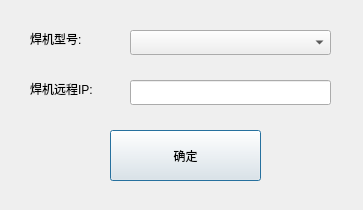
<?xml version="1.0" encoding="UTF-8"?>
<ui version="4.0">
 <class>weldsetDlg</class>
 <widget class="QDialog" name="weldsetDlg">
  <property name="geometry">
   <rect>
    <x>0</x>
    <y>0</y>
    <width>363</width>
    <height>210</height>
   </rect>
  </property>
  <property name="windowTitle">
   <string>Dialog</string>
  </property>
  <widget class="QComboBox" name="weld_model">
   <property name="geometry">
    <rect>
     <x>130</x>
     <y>30</y>
     <width>201</width>
     <height>25</height>
    </rect>
   </property>
  </widget>
  <widget class="QLabel" name="label_4">
   <property name="geometry">
    <rect>
     <x>30</x>
     <y>30</y>
     <width>81</width>
     <height>17</height>
    </rect>
   </property>
   <property name="text">
    <string>焊机型号:</string>
   </property>
  </widget>
  <widget class="QLabel" name="label_3">
   <property name="geometry">
    <rect>
     <x>30</x>
     <y>80</y>
     <width>91</width>
     <height>17</height>
    </rect>
   </property>
   <property name="text">
    <string>焊机远程IP:</string>
   </property>
  </widget>
  <widget class="QLineEdit" name="weld_ip">
   <property name="geometry">
    <rect>
     <x>130</x>
     <y>80</y>
     <width>201</width>
     <height>25</height>
    </rect>
   </property>
  </widget>
  <widget class="QPushButton" name="pushButton">
   <property name="geometry">
    <rect>
     <x>110</x>
     <y>130</y>
     <width>151</width>
     <height>51</height>
    </rect>
   </property>
   <property name="text">
    <string>确定</string>
   </property>
  </widget>
 </widget>
 <resources/>
 <connections>
  <connection>
   <sender>pushButton</sender>
   <signal>clicked()</signal>
   <receiver>weldsetDlg</receiver>
   <slot>close()</slot>
   <hints>
    <hint type="sourcelabel">
     <x>185</x>
     <y>155</y>
    </hint>
    <hint type="destinationlabel">
     <x>181</x>
     <y>104</y>
    </hint>
   </hints>
  </connection>
 </connections>
</ui>
